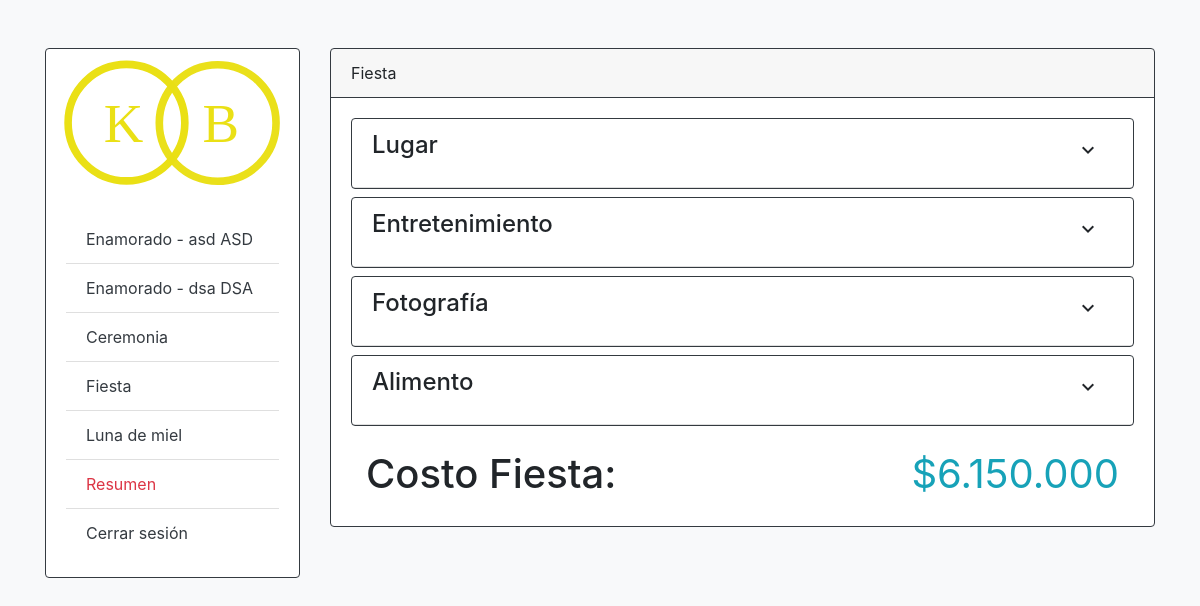
Screenshot of /fiesta/1088/1/1/ (signed in) with the database file from the repository.
### BodaKaoz/Pareja/models.py (models this page shows, shortened)
class Enamorado(models.Model):
	User=models.OneToOneField(User, on_delete=models.CASCADE)
	cedula=models.CharField(max_length=50, validators=[numeric_validator])
	telefono=models.CharField(max_length=50, null=True, blank=True, default=None)
	precio=models.BigIntegerField(default=0)
	class Meta:
		app_label = 'Pareja'

### BodaKaoz/Fiesta/views.py (the view, shortened to what this page needs)
# urls.py: path('<int:user_id>/<int:boda_id>/<int:fiesta_id>/', fiestaDashboardView , name='dashboard')
@login_required(login_url='index')
def fiestaDashboardView(request, user_id , boda_id , fiesta_id):
	if str(request.user) != str(user_id):
		logout(request)
		return redirect('index')
	user_id = request.user
	enamorado = Enamorado.objects.get(User_id=user_id)
	try:
		boda2 = Boda.objects.get(Enamorado1_id=enamorado.id)
	except:
		boda2 = Boda.objects.get(Enamorado2_id=enamorado.id)
	if str(boda2.id) != str(boda_id):
		return redirect('tableroResumen')
	boda = Boda.objects.filter(id__exact=boda_id)
	fiesta = FiestaEvento.objects.get(Boda_id=boda_id)
	ceremonia = CeremoniaEvento.objects.get(Boda_id=boda_id)
	alimento = AlimentoCarrito.objects.filter(FiestaEvento_id=fiesta.id)
	entretenimiento = EntretenimientoCarrito.objects.filter(FiestaEvento_id=fiesta.id)
	indices_alimentos = []
	indices_entretenimientos = []
	mensaje_error = (False , "")
	mensaje_succes = (False , "")
	mensaje_delete = (False , "")
	subtotal = ""
	if str(fiesta_id) != str(fiesta.id):
		return redirect('tableroResumen')
	Lugares = Lugar.objects.filter(tipo='fiesta')
	for indexLugar in range(0, len(Lugares)):
		precio = getPriceFormat(Lugares[indexLugar].precio)
		Lugares[indexLugar].precioSTR = precio
	if fiesta.Lugar:
		fiesta.Lugar.precioSTR = getPriceFormat(fiesta.Lugar.precio)
	alimento = AlimentoCarrito.objects.filter(FiestaEvento_id=fiesta.id)
	entretenimiento = EntretenimientoCarrito.objects.filter(FiestaEvento_id=fiesta.id)
	indices_alimentos = []
	indices_entretenimientos = []
	count_entre = EntretenimientoCarrito.objects.all()
	count_comida = AlimentoCarrito.objects.all()
	flag_entre = len(count_entre) > 0
	flag_comida = len(count_comida) > 0
	flag_place = fiesta.Lugar != None
	flag_foto = fiesta.Fotos
	Fiesta = None
	if request.method == 'GET':
		Alimentos = Alimento.objects.all()
		Entretenimientos = Entretenimiento.objects.all()
		alimento = AlimentoCarrito.objects.filter(FiestaEvento_id=fiesta.id)
		entretenimiento = EntretenimientoCarrito.objects.filter(FiestaEvento_id=fiesta.id)
		for indexAlimento in range(0, len(Alimentos)):
			precio = getPriceFormat(Alimentos[indexAlimento].precio)
			Alimentos[indexAlimento].precioSTR = precio
		for food in alimento:
			precio = getPriceFormat(food.Alimento.precio)
			precioSub = getPriceFormat(food.subtotal)
			food.subtotal = precioSub
			food.Alimento.precioSTR = precio
		for indexEntre in range(0, len(Entretenimientos)):
			precio = getPriceFormat(Entretenimientos[indexEntre].precio)
			Entretenimientos[indexEntre].precioSTR = precio
		for entre in entretenimiento:
			precio = getPriceFormat(entre.Entretenimiento.precio)
			entre.Entretenimiento.precioSTR = precio
		indices_alimentos.clear()
		indices_entretenimientos.clear()
		if alimento.count() > 0:
			for a in alimento:
				indices_alimentos.append(a.Alimento.id)
		if entretenimiento.count() > 0:
			for e in entretenimiento:
				indices_entretenimientos.append(e.Entretenimiento.id)
		if boda_id != 0:
			boda = Boda.objects.filter(id__exact=boda_id)
			template = get_template('Fiesta/fiesta.html')
		size_alimentos = len(indices_alimentos)
		size_entre = len(indices_entretenimientos)
		limite = 0
		flag_comida = size_alimentos > limite
		flag_entre = size_entre > limite
		context = {
			'Lugares' : Lugares,
			'flag_place' : flag_place,
			'flag_foto' : flag_foto,
			'flag_entre' : flag_entre,
			'flag_comida' : flag_comida,
			'fiesta' : fiesta,
			'alimento' : alimento,
			'Alimentos' : Alimentos,
			'indices_alimentos' : indices_alimentos,
			'entretenimiento' : entretenimiento,
			'Entretenimientos' : Entretenimientos,
			'indices_entretenimientos' : indices_entretenimientos,
			'precio' : getPriceFormat(fiesta.precio),
			'user_id': user_id,
			'boda_id': boda_id,
			'fiesta_id':fiesta_id,
			'ceremonia_id':ceremonia.id,
			'enamoradoNombre': boda[0].Enamorado1,
			'enamoradoNombre2': boda[0].Enamorado2
		}
		return HttpResponse(template.render(context, request))

### BodaKaoz/Fiesta/utils.py (called while the page is built)
def getPriceFormat(value):
    string = str(value)
    keys = [ string[::-1][i:i+3] for i in range(0, len(string), 3)]
    finalValue = '.'.join(keys)[::-1]
    return finalValue

### BodaKaoz/templates/Fiesta/fiesta.html (shortened to what this page needs)
{% extends "base/base.html" %}
{% load staticfiles %}
{% block title %}
<link href="{% static 'css/Fiesta/style_entretenimiento.css' %}" rel="stylesheet" />
<link href="{% static 'css/Fiesta/style_comidas.css' %}" rel="stylesheet" />
<link href="{% static 'css/Fiesta/style.css' %}" rel="stylesheet" />
{% endblock title %}
{% block name_mod %}
	<div class="card-header border-dark">
    	Fiesta
  	</div>
{% endblock name_mod %}
{% block content %}
	{% include "Fiesta/secciones/seccion_lugar.html" %}
	{% include "Fiesta/secciones/seccion_entretenimiento.html" %}
	{% include "Fiesta/secciones/seccion_fotografia.html" %}
	{% include "Fiesta/secciones/seccion_comidas.html" %}
	{% include "Fiesta/secciones/seccion_precio.html" %}
{% endblock content %}

### BodaKaoz/templates/base/base.html (shortened to what this page needs)
<!DOCTYPE html>
<html lang="es">
<head>
	{% load staticfiles %}
	{% block title %}
	{% endblock title %}
	<link rel="stylesheet" href="{% static "css/base.css" %}">
	<link rel="stylesheet" href="{% static "css/bootstrap.min.css" %}">
</head>
<body class="bg-light">
	<div class="container container-md-fluid">
		<div class="row mt-5 pt-4 pt-md-0 mb-4">
			<div class="d-none d-md-block col-lg-3 col-md-4 col-sm-12">
				<div class="card border-dark">
  					<img class="card-img-top" src="{% static 'img/KBLogo_header.svg' %}">
  					<div class="card-body">
    					<ul class="list-group list-group-flush">
						  <li class="list-group-item">
						  	<a href="{% url 'Pareja:enamorado1' %}" class="text-dark" data-toggle="" aria-expanded="true" aria-controls="">
								Enamorado - {{ enamoradoNombre.User.first_name }} {{ enamoradoNombre.User.last_name }}
							</a>
						  </li>
						  <li class="list-group-item">
						  	<a href="{% url 'Pareja:enamorado2' %}" class="text-dark" data-toggle="" aria-expanded="true" aria-controls="">
								Enamorado - {{ enamoradoNombre2.User.first_name }} {{ enamoradoNombre2.User.last_name }}
							</a>
						  </li>
						  <li class="list-group-item">
						  	<a href="{% url 'Ceremonia:dashboard' user_id boda_id ceremonia_id %}" class="text-dark" data-toggle="" aria-expanded="true" aria-controls="">
								Ceremonia
							</a>
						  </li>
						  <li class="list-group-item">
						  	<a href="{% url 'Fiesta:dashboard' user_id boda_id fiesta_id %}" class="text-dark" data-toggle="" aria-expanded="true" aria-controls="">
								Fiesta
							</a>
						  </li>
						  <li class="list-group-item">
						  	<a href="#" class="text-dark" data-toggle="" aria-expanded="true" aria-controls="">
								Luna de miel
							</a>
						  </li>
						  <li class="list-group-item">
						  	<a href="{% url 'tableroResumen' %}" class="text-danger" data-toggle="" aria-expanded="true" aria-controls="">
								Resumen
							</a>
						  </li>
						  <li class="list-group-item">
						  	<a href="{% url 'Pareja:cerrar-sesion' %}" class="text-dark" data-toggle="" aria-expanded="true" aria-controls="">
								Cerrar sesión
							</a>
						  </li>
						</ul>
  					</div>
				</div>
			</div>
			<div class="col-lg-9 col-md-8 col-sm-12">
				<div class="card border-dark">
					{% block name_mod %}
					{% endblock name_mod %}
  				<div class="card-body">
					<div class="content">
						{% block content %}
						{% endblock content %}
					</div>
    			</div>
			</div>
		</div>
	</div>
</body>
</html>

### BodaKaoz/static/css/base.css (style rules this page uses)
* { -webkit-box-sizing: border-box; -moz-box-sizing:border-box; box-sizing: border-box; list-style: none; text-decoration: none; }
body { line-height: 18px; padding: 0; margin: 0; overflow-x: hidden; }
a { text-align: none; text-decoration: none; }

### rows the page displays
Enamorado: User.first_name "asd", User.last_name "ASD"
Enamorado: User.first_name "dsa", User.last_name "DSA"

### other values shown
{{ precio }} "6.150.000"
